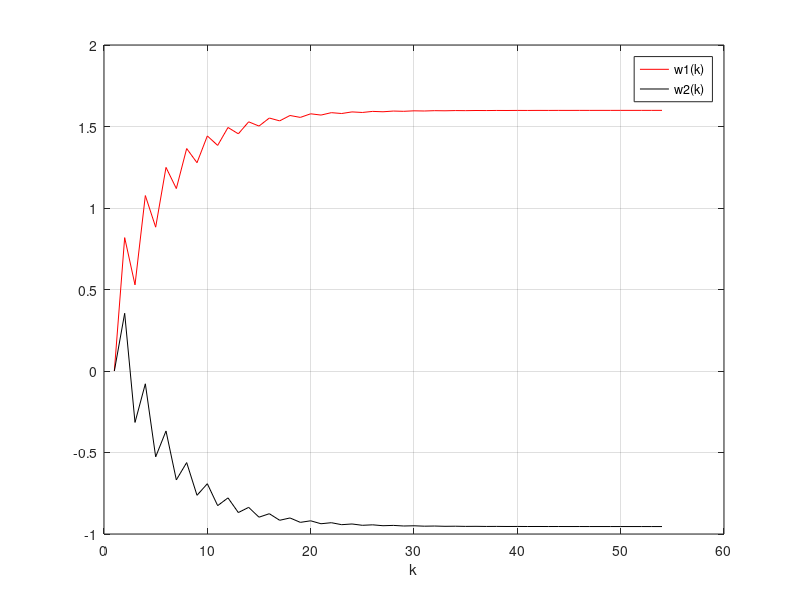
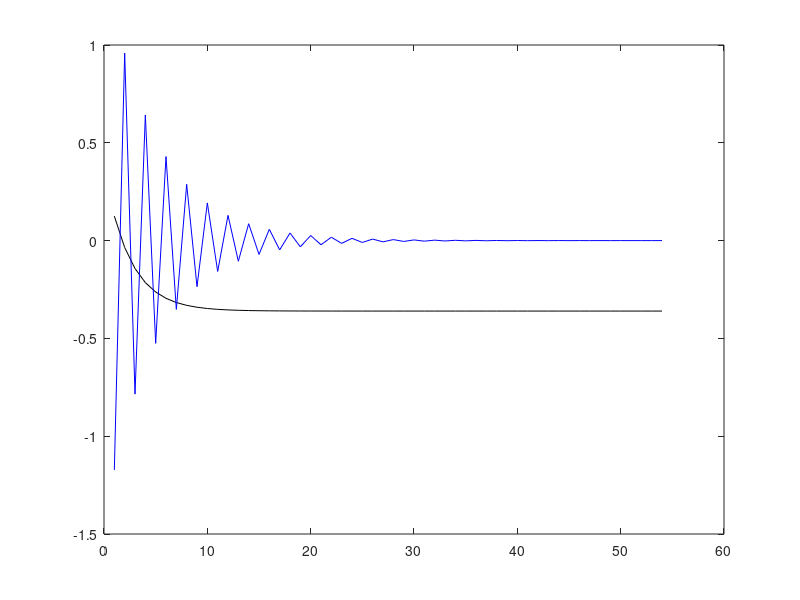

These figures' MATLAB source, in order: (Note: this script raises an error after producing the figures.)
clc;
clear;
close all;

N = 150; %Maximum iteration number
e1=10^-10;
e2=10^-10;
e3=10^-10;
k=1;
n=1; %Eta

w=[0,0];


f=@(w1,w2)((w1.^2+w2.^2+1.6364.*w1.*w2)./2)-0.8182.*w1-0.354.*w2+0.1250;
dw1=@(w1,w2)((2.*w1+1.6364.*w2)./2)-0.8182;
dw2=@(w1,w2)((2.*w2+1.6364.*w1)./2)-0.354;
dw=@(w1,w2)[dw1(w1,w2),dw2(w1,w2)];
ygr=@(w1,w2) dw1(w1,w2)+dw2(w1,w2);

for kk=1:N
w1a(kk)=w(1);
w2a(kk)=w(2);
w=[w-dw(w1a(kk),w2a(kk))];

if abs(f(w1a(kk),w2a(kk))-f(w(1),w(2)))<=e1
    disp('The value of the objective function does not change')
    
break

elseif n*(sum(dw(w(1),w(2)).^2))^-2<=e2
    disp('The value of the variable does not change')
    
break
 
elseif (sum(dw(w(1),w(2)).^2))^-2<=e3
    disp('The value of the variable does not change')
break
end
k=k+1;
end
fprintf('Root of equation is %f',[w(1) w(2)])
a=0;
figure(1);
plot(1:k,w1a,'r')
hold on
grid on
plot(1:k,w2a,'k')
xlabel('k')
legend('w1(k)','w2(k)')

figure(2);
plot(1:k,f(w1a,w2a),'k')
hold on
plot(1:k,ygr(w1a,w2a),'b')
hold on
yline(0,'r')
xlabel('k')
legend('f(k)','\nabla f(k)','zeros(0)')

figure(3);
plot(w1a,w2a)
xlabel('w1a')
ylabel('w2a')
legend('w2a vs w1a')